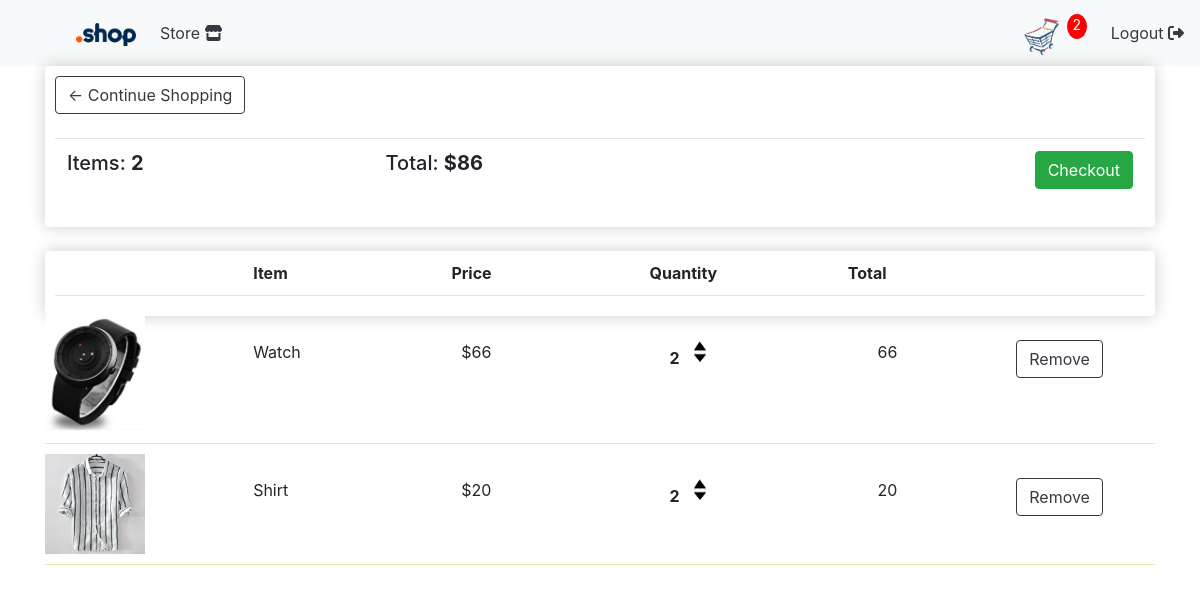
The app's page /cart/ (signed in) with its own data.
### store/models.py (models this page shows, shortened)
class Cart(models.Model):
 cartuser=models.ForeignKey(User, on_delete=models.CASCADE, default=True)
 name = models.CharField(max_length=50)
 price =  models.IntegerField()
 img = models.ImageField(upload_to='images/')

### store/views.py (the view)
# urls.py: path('cart/', views.cart, name='cart'),
def cart(request):
 carts=Cart.objects.filter(cartuser=request.user)
 total_price=0
 total_items=0
 for x in carts:
  total_price=total_price+x.price
  total_items=total_items+1
 context={'carts':carts, 'price':total_price, 'items':total_items, 'total_items_in_cart':total_items}
 return render(request, 'store/cart.html', context)

### store/template/store/cart.html (shortened to what this page needs)
{% extends 'store/main.html' %}
{% load static %}
{% block content %}
<div class="row">
 <div class="col-lg-12">
  <div class="box-element">
<a class="btn btn-outline-dark" href="{% url 'store' %}">&#8592; Continue Shopping</a>
<br>
<br>
<table class="table">
 <tr>
  <th><h5>Items: <strong>{{items}}</strong></h5></th>
  <th><h5>Total: <strong>${{price}}</strong></h5></th>
  <th><a class="btn btn-success float-right" href="{% url 'checkout' %}">Checkout</a></th>
 </tr>
</table>
  </div>
  <br>
  <div class="box-element">
<div class="cart-row">
 <div style="flex: 0.2;"><strong>Item</strong></div>
 <div style="flex: 0.2;"><strong>Price</strong></div>
 <div style="flex: 0.2;"><strong>Quantity</strong></div>
 <div style="flex: 0.3;"><strong>Total</strong> </div>
</div>
  </div>
  {% for cart in carts  %}
  <div>
<div class="cart-row">
 <div style="flex: 3;"><img style="width: 100px;" class="img-fluid" src="{{cart.img.url}}" alt=""></div>
 <div style="flex: 3;" class="mt-4">{{cart.name}}</div>
 <div style="flex: 3;" class="mt-4">${{cart.price}}</div>
 <div style="flex: 3;" class="mt-4"><p class="quantity">2</p>
 <div class="quantity">
  <img class="chg-quantity" src="{% static 'images/arrow-up.png' %}" alt="">
  <img class="chg-quantity" src="{% static 'images/arrow-down.png' %}" alt="">
 </div>
 </div>
 <div style="flex: 2;" class="mt-4">{{cart.price}}</div>
 <div style="flex: 2;" class="mt-4"><a href="/{{cart.id}}/delete" class="btn btn-outline-dark">Remove</a></div>
 <br>
 </div>
 {% endfor %}
</div>
  </div>
 </div>
</div>
{% endblock %}

### static/css/mainn.css (style rules this page uses)
.box-element { box-shadow: hsl(0, 0%, 80%) 0 0 16px; background-color: #fff; border-radius: 4px; padding: 10px; }
.cart-row { display: flex; align-items: flex-start; padding-bottom: 10px; margin-bottom: 10px; border-bottom: 1px solid #ececac; }
.quantity { display: inline-block; font-weight: 700; padding-right: 10px; }
.chg-quantity { width: 12px; cursor: pointer; display: block; }

### records on screen
Cart: img (picture), name "Watch", price "66"
Cart: img (picture), name "Shirt", price "20"

### other values on screen
{{ total_items_in_cart }} "2"
{{ items }} "2"
{{ price }} "86"
